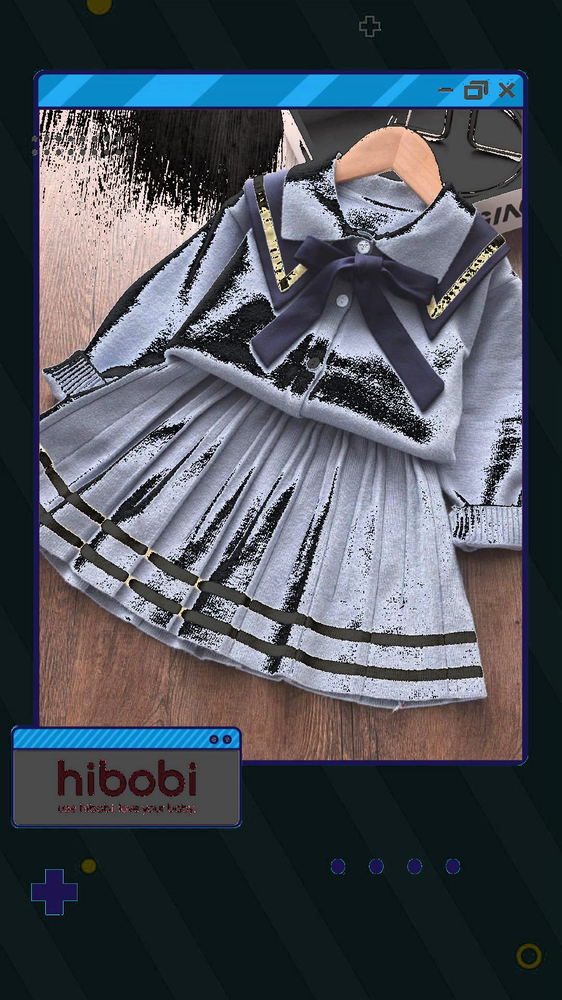
#> input picture output/97.png, 562 x 1000 px, shrunk from 1080 x 1920 before the run, given in place of 97.jpeg, which was not available
$ jupyter execute 97.ipynb   (text cells are left out)
#> lines starting #> are read from the running program, lines starting #| are printed output that depends on the picture; pictures that were not available may be replaced by others from this repository, and a replacement may not be noted
[cell 1]
import cv2
import numpy as np
import matplotlib.pyplot as plt

# Load the image from the specified path
image_path = './data/97.jpeg'
image = cv2.imread(image_path)  # (0) Load the image
#> image is the input picture: shape (1000, 562, 3); mean B, G, R 88.5, 80.5, 75.1

# Convert the image from BGR to HSV color space
hsv_image = cv2.cvtColor(image, cv2.COLOR_BGR2HSV)  # (1) Convert to HSV
#> hsv_image: shape (1000, 562, 3); mean H, S, V 83.5, 86.9, 94.5

# Split the HSV image into its components
h, s, v = cv2.split(hsv_image)  # (2) Split into H, S, V
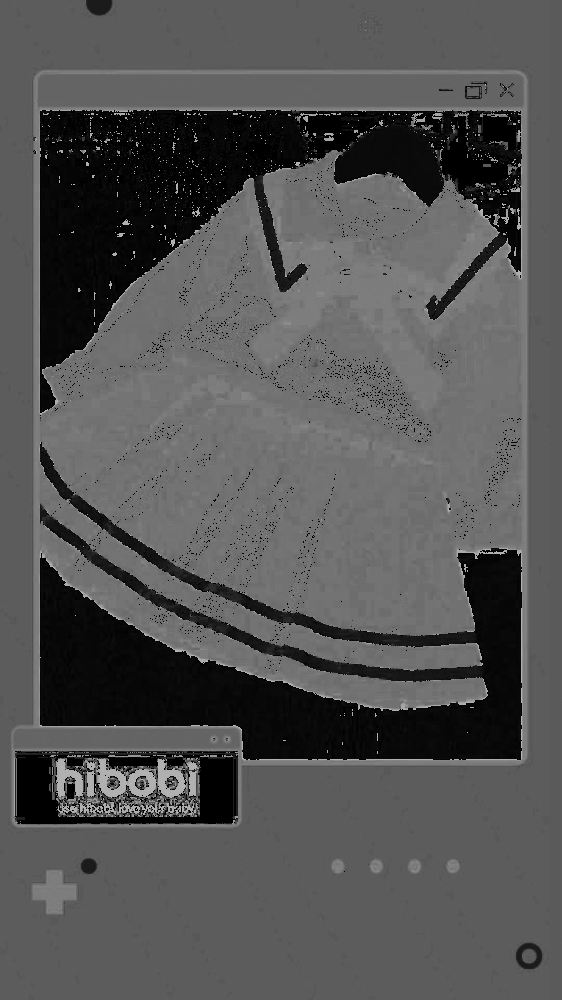
#> h: shape (1000, 562); min 0, max 179, mean 83.5
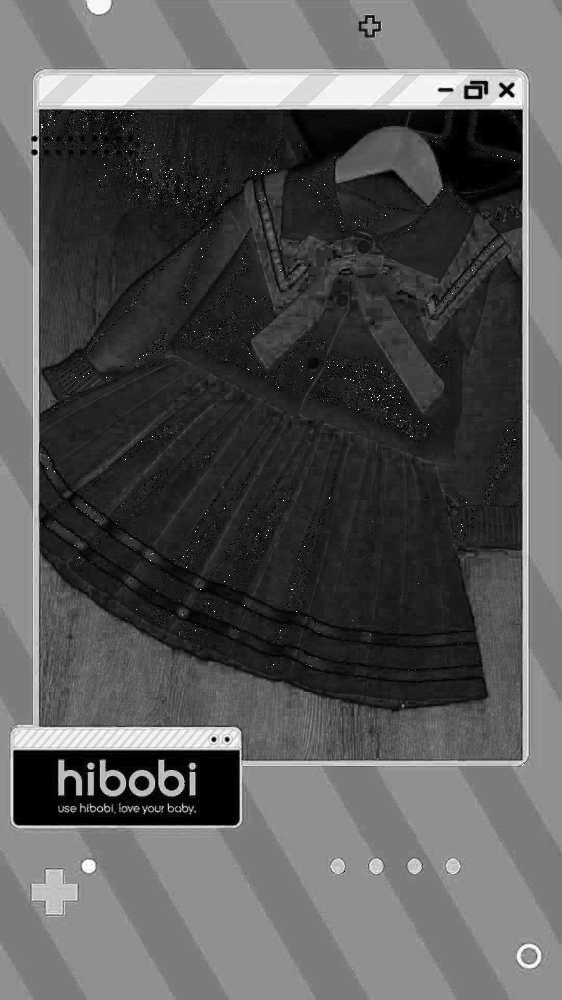
#> s: shape (1000, 562); min 0, max 255, mean 86.9
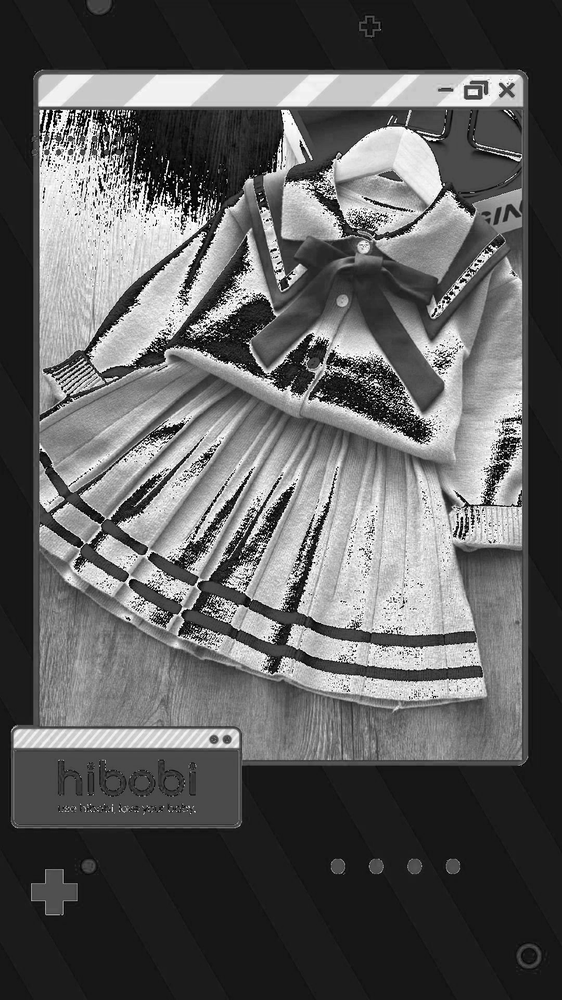
#> v: shape (1000, 562); min 0, max 255, mean 94.5

# Increase the saturation by a factor
saturation_factor = 1.5  # (3) Define the saturation factor
s = cv2.add(s, cv2.multiply(s, saturation_factor - 1))  # (4) Increase saturation
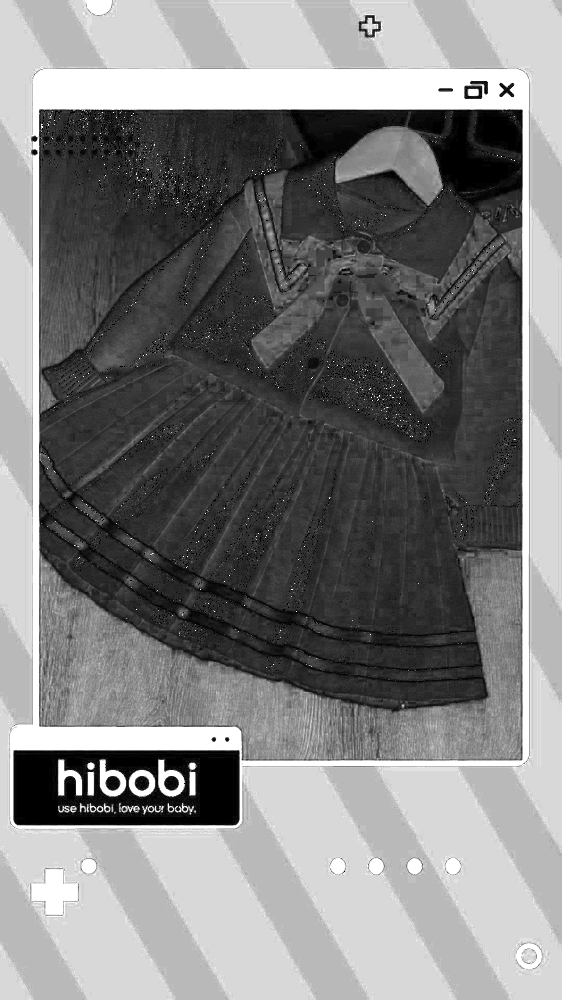
#> s: shape (1000, 562); min 0, max 255, mean 125.7

# Clip the values to ensure they are within the valid range [0, 255]
s = np.clip(s, 0, 255).astype(np.uint8)  # (5) Clip values

# Merge the components back together
hsv_image = cv2.merge([h, s, v])  # (6) Merge H, S, V
#> hsv_image: shape (1000, 562, 3); mean H, S, V 83.5, 125.7, 94.5

# Convert the image back to BGR color space
image_with_increased_saturation = cv2.cvtColor(hsv_image, cv2.COLOR_HSV2BGR)  # (7) Convert back to BGR
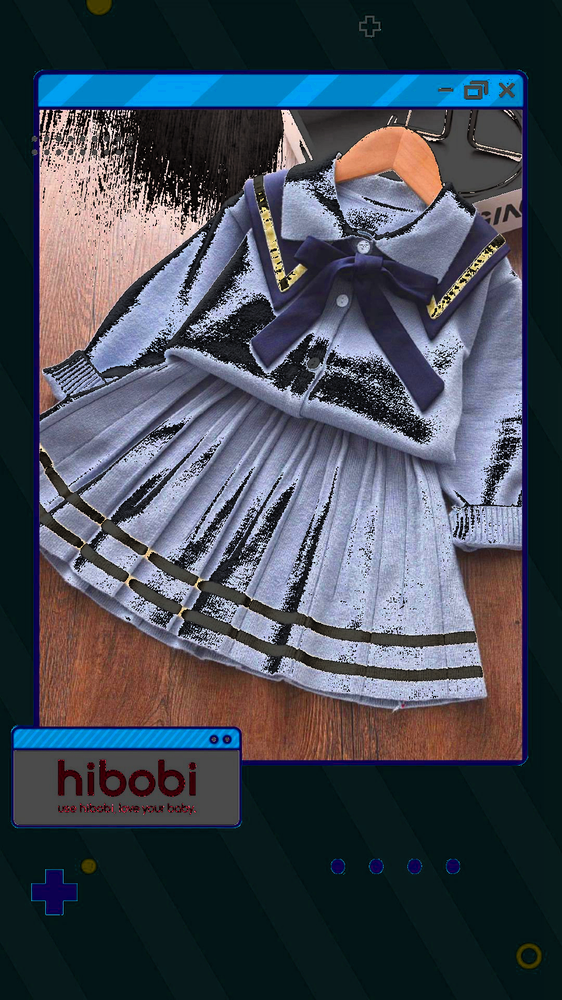
#> image_with_increased_saturation: shape (1000, 562, 3); mean B, G, R 85.5, 74.3, 68.1

# Save the modified image to the specified path
output_path = './output/97.png'
cv2.imwrite(output_path, image_with_increased_saturation)  # (8) Save the image

# Display the original and modified images for comparison
plt.figure(figsize=(10, 5))

# Display original image
plt.subplot(1, 2, 1)
plt.imshow(cv2.cvtColor(image, cv2.COLOR_BGR2RGB))
plt.title('Original Image')
plt.axis('off')

# Display modified image
plt.subplot(1, 2, 2)
plt.imshow(cv2.cvtColor(image_with_increased_saturation, cv2.COLOR_BGR2RGB))
plt.title('Increased Saturation')
plt.axis('off')

# Save the comparison figure
comparison_figure_path = './output/97_comparison.png'
plt.savefig(comparison_figure_path)  # (9) Save the comparison figure
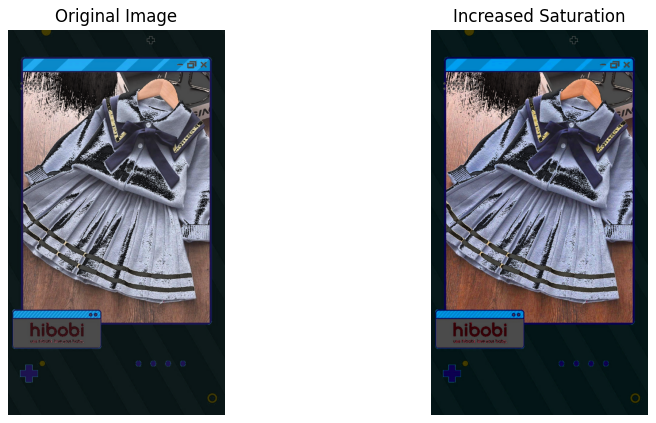
#> figure drawn by matplotlib, 2 panels

$ run again, with output/107.png copied over output/97.png
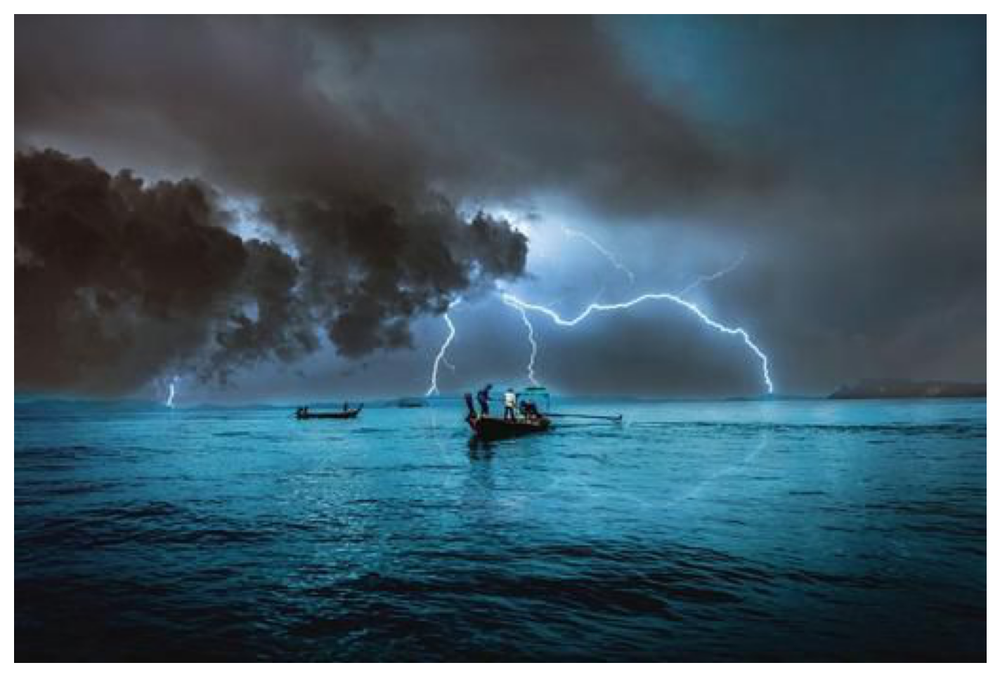
#> input picture output/107.png, 1000 x 677 px, shrunk from 1423 x 964 before the run, given in place of 97.jpeg, which was not available
#> image is the input picture: shape (677, 1000, 3); mean B, G, R 103.8, 90.9, 67.1
#> `s = cv2.add(s, cv2.multiply(s, saturation_factor - 1))`:
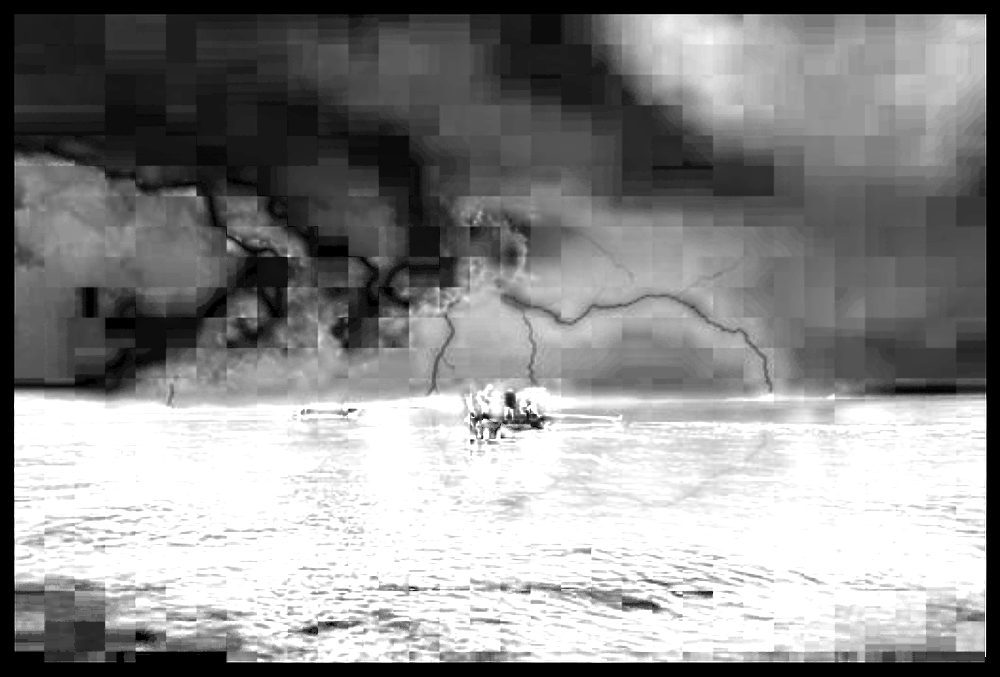
#> s: shape (677, 1000); min 0, max 255, mean 140.2
#> `plt.savefig(comparison_figure_path)`:
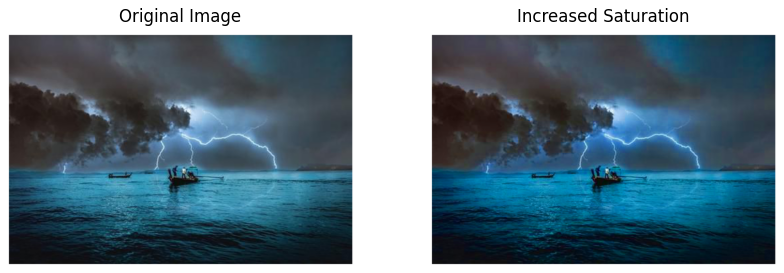
#> figure drawn by matplotlib, 2 panels

$ run again, with output/8.png copied over output/97.png
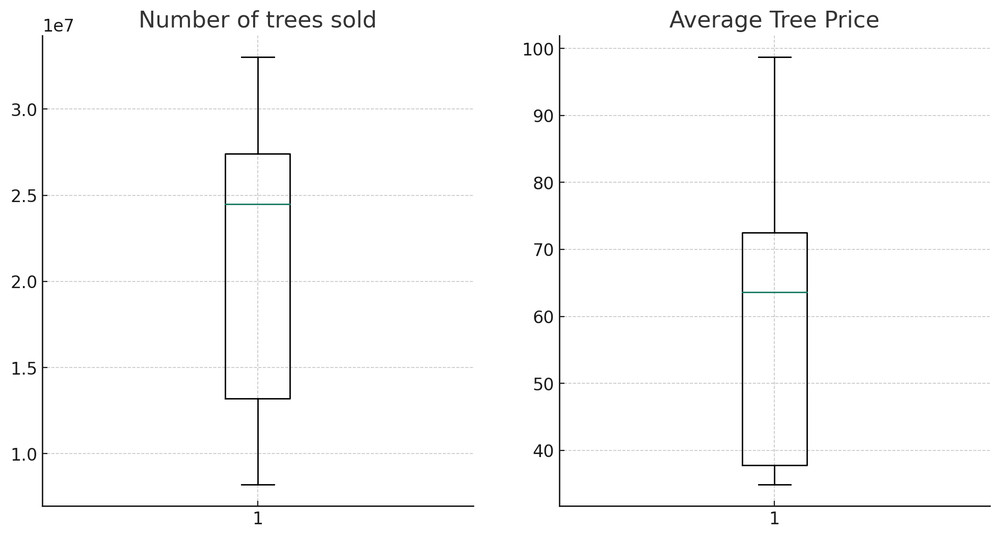
#> input picture output/8.png, 1000 x 538 px, shrunk from 1963 x 1057 before the run, given in place of 97.jpeg, which was not available
#> image is the input picture: shape (538, 1000, 3); mean B, G, R 250.8, 250.8, 250.8
#> `h, s, v = cv2.split(hsv_image)`:
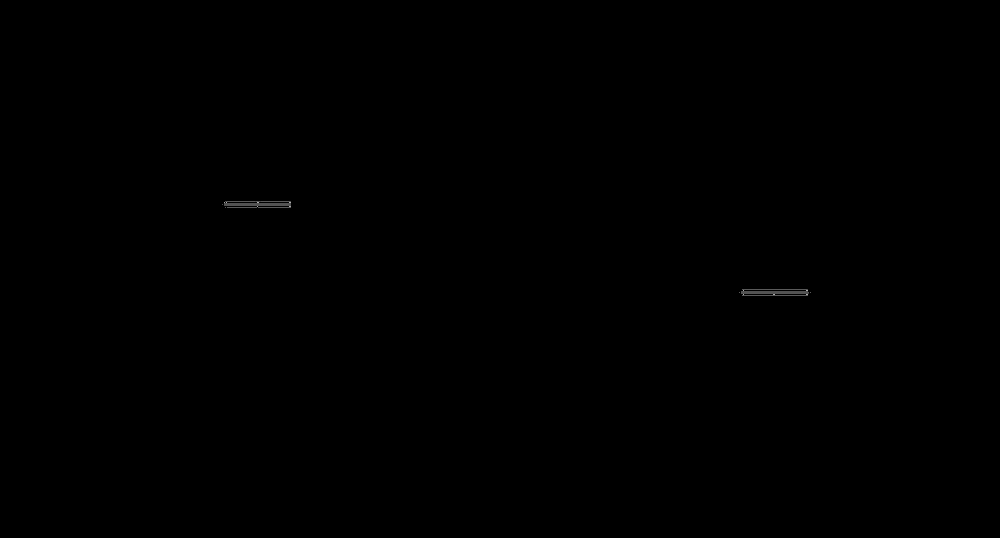
#> h: shape (538, 1000); min 0, max 176, mean 0.1
#> `plt.savefig(comparison_figure_path)`:
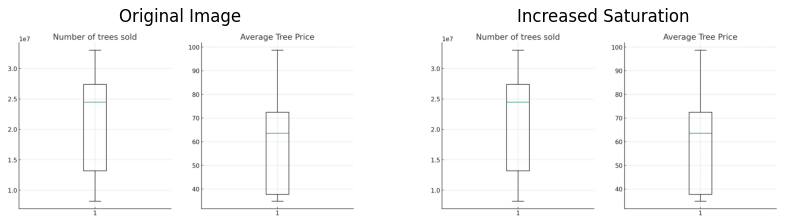
#> figure drawn by matplotlib, 2 panels
